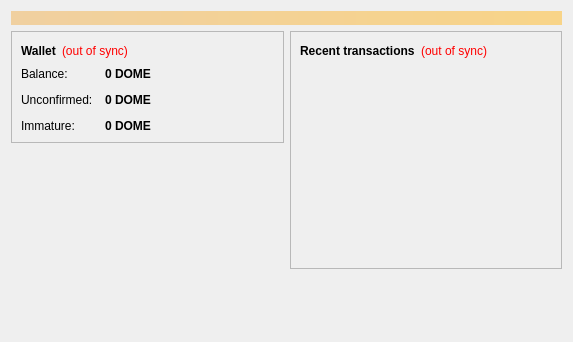
<?xml version="1.0" encoding="UTF-8"?>
<ui version="4.0">
 <class>OverviewPage</class>
 <widget class="QWidget" name="OverviewPage">
  <property name="geometry">
   <rect>
    <x>0</x>
    <y>0</y>
    <width>573</width>
    <height>342</height>
   </rect>
  </property>
  <property name="windowTitle">
   <string>Form</string>
  </property>
  <layout class="QVBoxLayout" name="topLayout">
   <item>
    <widget class="QLabel" name="labelAlerts">
     <property name="visible">
      <bool>false</bool>
     </property>
     <property name="styleSheet">
      <string notr="true">background-color: qlineargradient(x1: 0, y1: 0, x2: 1, y2: 0, stop:0 #F0D0A0, stop:1 #F8D488); color:#000000;</string>
     </property>
     <property name="wordWrap">
      <bool>true</bool>
     </property>
     <property name="margin">
      <number>3</number>
     </property>
    </widget>
   </item>
   <item>
    <layout class="QHBoxLayout" name="horizontalLayout" stretch="1,1">
     <item>
      <layout class="QVBoxLayout" name="verticalLayout_2">
       <item>
        <widget class="QFrame" name="frame">
         <property name="frameShape">
          <enum>QFrame::StyledPanel</enum>
         </property>
         <property name="frameShadow">
          <enum>QFrame::Raised</enum>
         </property>
         <layout class="QVBoxLayout" name="verticalLayout_4">
          <item>
           <layout class="QHBoxLayout" name="horizontalLayout_4">
            <item>
             <widget class="QLabel" name="label_5">
              <property name="font">
               <font>
                <weight>75</weight>
                <bold>true</bold>
               </font>
              </property>
              <property name="text">
               <string>Wallet</string>
              </property>
             </widget>
            </item>
            <item>
             <widget class="QLabel" name="labelWalletStatus">
              <property name="toolTip">
               <string>The displayed information may be out of date. Your wallet automatically synchronizes with the Domecoin network after a connection is established, but this process has not completed yet.</string>
              </property>
              <property name="styleSheet">
               <string notr="true">QLabel { color: red; }</string>
              </property>
              <property name="text">
               <string notr="true">(out of sync)</string>
              </property>
              <property name="alignment">
               <set>Qt::AlignLeading|Qt::AlignLeft|Qt::AlignVCenter</set>
              </property>
             </widget>
            </item>
            <item>
             <spacer name="horizontalSpacer_2">
              <property name="orientation">
               <enum>Qt::Horizontal</enum>
              </property>
              <property name="sizeHint" stdset="0">
               <size>
                <width>40</width>
                <height>20</height>
               </size>
              </property>
             </spacer>
            </item>
           </layout>
          </item>
          <item>
           <layout class="QFormLayout" name="formLayout_2">
            <property name="fieldGrowthPolicy">
             <enum>QFormLayout::AllNonFixedFieldsGrow</enum>
            </property>
            <property name="horizontalSpacing">
             <number>12</number>
            </property>
            <property name="verticalSpacing">
             <number>12</number>
            </property>
            <item row="0" column="0">
             <widget class="QLabel" name="label">
              <property name="text">
               <string>Balance:</string>
              </property>
             </widget>
            </item>
            <item row="0" column="1">
             <widget class="QLabel" name="labelBalance">
              <property name="font">
               <font>
                <weight>75</weight>
                <bold>true</bold>
               </font>
              </property>
              <property name="cursor">
               <cursorShape>IBeamCursor</cursorShape>
              </property>
              <property name="toolTip">
               <string>Your current balance</string>
              </property>
              <property name="text">
               <string notr="true">0 DOME</string>
              </property>
              <property name="textInteractionFlags">
               <set>Qt::LinksAccessibleByMouse|Qt::TextSelectableByKeyboard|Qt::TextSelectableByMouse</set>
              </property>
             </widget>
            </item>
            <item row="1" column="0">
             <widget class="QLabel" name="label_3">
              <property name="text">
               <string>Unconfirmed:</string>
              </property>
             </widget>
            </item>
            <item row="1" column="1">
             <widget class="QLabel" name="labelUnconfirmed">
              <property name="font">
               <font>
                <weight>75</weight>
                <bold>true</bold>
               </font>
              </property>
              <property name="cursor">
               <cursorShape>IBeamCursor</cursorShape>
              </property>
              <property name="toolTip">
               <string>Total of transactions that have yet to be confirmed, and do not yet count toward the current balance</string>
              </property>
              <property name="text">
               <string notr="true">0 DOME</string>
              </property>
              <property name="textInteractionFlags">
               <set>Qt::LinksAccessibleByMouse|Qt::TextSelectableByKeyboard|Qt::TextSelectableByMouse</set>
              </property>
             </widget>
            </item>
            <item row="2" column="0">
             <widget class="QLabel" name="labelImmatureText">
              <property name="text">
               <string>Immature:</string>
              </property>
             </widget>
            </item>
            <item row="2" column="1">
             <widget class="QLabel" name="labelImmature">
              <property name="font">
               <font>
                <weight>75</weight>
                <bold>true</bold>
               </font>
              </property>
              <property name="toolTip">
               <string>Mined balance that has not yet matured</string>
              </property>
              <property name="text">
               <string notr="true">0 DOME</string>
              </property>
              <property name="textInteractionFlags">
               <set>Qt::LinksAccessibleByMouse|Qt::TextSelectableByKeyboard|Qt::TextSelectableByMouse</set>
              </property>
             </widget>
            </item>
           </layout>
          </item>
         </layout>
        </widget>
       </item>
       <item>
        <spacer name="verticalSpacer">
         <property name="orientation">
          <enum>Qt::Vertical</enum>
         </property>
         <property name="sizeHint" stdset="0">
          <size>
           <width>20</width>
           <height>40</height>
          </size>
         </property>
        </spacer>
       </item>
      </layout>
     </item>
     <item>
      <layout class="QVBoxLayout" name="verticalLayout_3">
       <item>
        <widget class="QFrame" name="frame_2">
         <property name="frameShape">
          <enum>QFrame::StyledPanel</enum>
         </property>
         <property name="frameShadow">
          <enum>QFrame::Raised</enum>
         </property>
         <layout class="QVBoxLayout" name="verticalLayout">
          <item>
           <layout class="QHBoxLayout" name="horizontalLayout_2">
            <item>
             <widget class="QLabel" name="label_4">
              <property name="text">
               <string>&lt;b&gt;Recent transactions&lt;/b&gt;</string>
              </property>
             </widget>
            </item>
            <item>
             <widget class="QLabel" name="labelTransactionsStatus">
              <property name="toolTip">
               <string>The displayed information may be out of date. Your wallet automatically synchronizes with the Domecoin network after a connection is established, but this process has not completed yet.</string>
              </property>
              <property name="styleSheet">
               <string notr="true">QLabel { color: red; }</string>
              </property>
              <property name="text">
               <string notr="true">(out of sync)</string>
              </property>
              <property name="alignment">
               <set>Qt::AlignRight|Qt::AlignTrailing|Qt::AlignVCenter</set>
              </property>
             </widget>
            </item>
            <item>
             <spacer name="horizontalSpacer">
              <property name="orientation">
               <enum>Qt::Horizontal</enum>
              </property>
              <property name="sizeHint" stdset="0">
               <size>
                <width>40</width>
                <height>20</height>
               </size>
              </property>
             </spacer>
            </item>
           </layout>
          </item>
          <item>
           <widget class="QListView" name="listTransactions">
            <property name="styleSheet">
             <string notr="true">QListView { background: transparent; }</string>
            </property>
            <property name="frameShape">
             <enum>QFrame::NoFrame</enum>
            </property>
            <property name="verticalScrollBarPolicy">
             <enum>Qt::ScrollBarAlwaysOff</enum>
            </property>
            <property name="horizontalScrollBarPolicy">
             <enum>Qt::ScrollBarAlwaysOff</enum>
            </property>
            <property name="selectionMode">
             <enum>QAbstractItemView::NoSelection</enum>
            </property>
           </widget>
          </item>
         </layout>
        </widget>
       </item>
       <item>
        <spacer name="verticalSpacer_2">
         <property name="orientation">
          <enum>Qt::Vertical</enum>
         </property>
         <property name="sizeHint" stdset="0">
          <size>
           <width>20</width>
           <height>40</height>
          </size>
         </property>
        </spacer>
       </item>
      </layout>
     </item>
    </layout>
   </item>
  </layout>
 </widget>
 <resources/>
 <connections/>
</ui>
